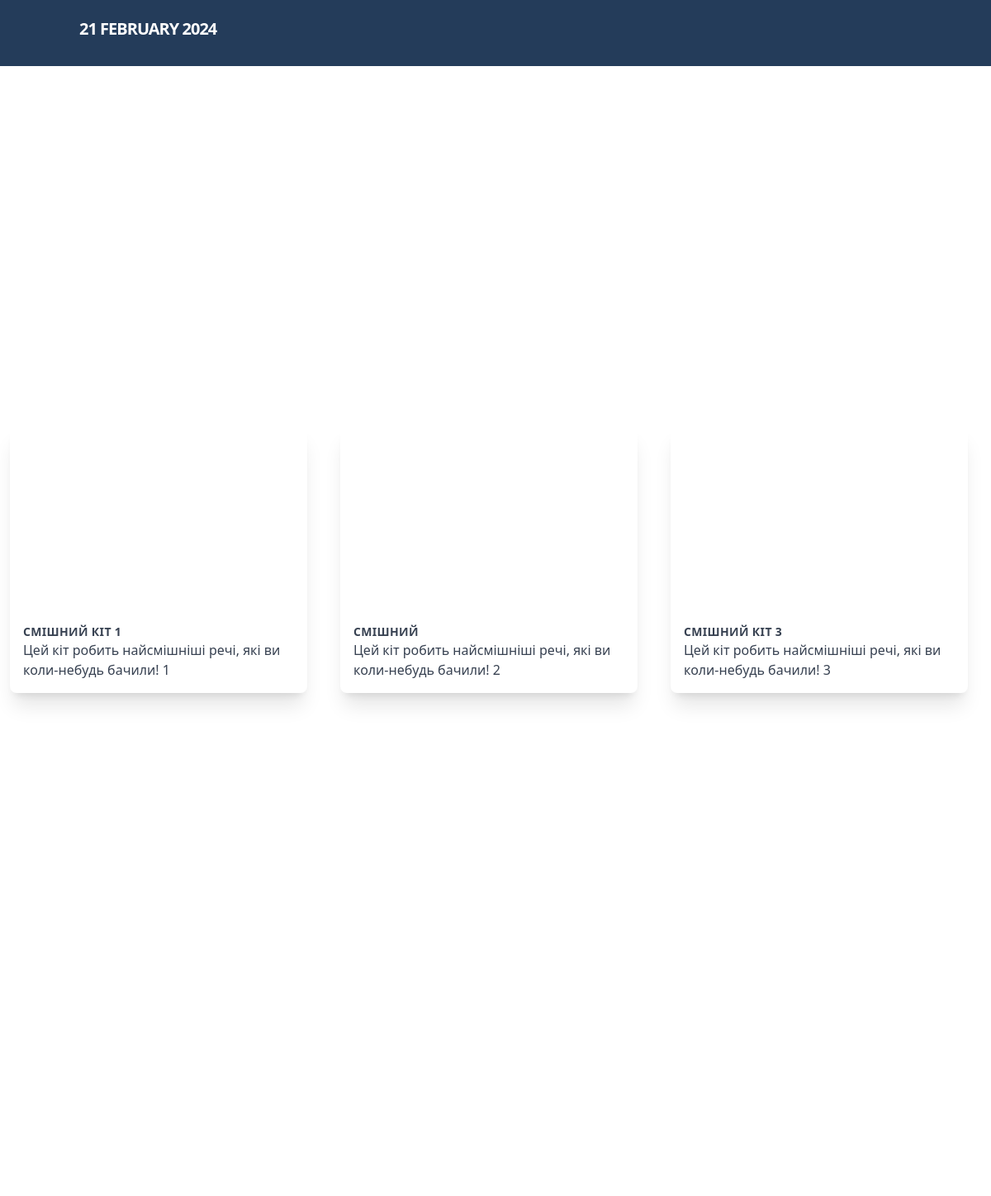
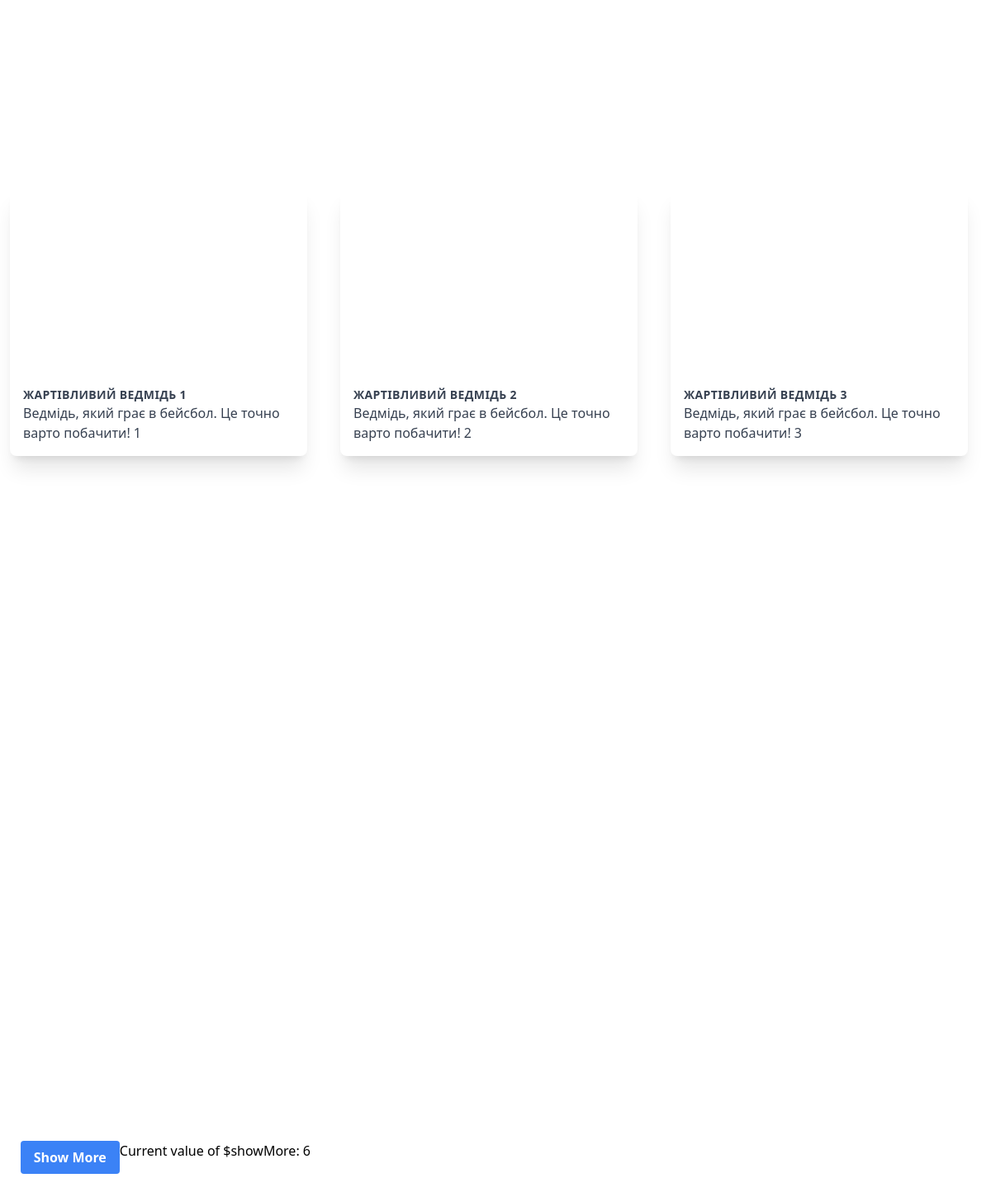
The page / on the database its author committed (2 pictures, top to bottom).
### tables this page shows
CREATE TABLE `news` (
  `id` int NOT NULL,
  `title` varchar(1000) NOT NULL,
  `description` varchar(1000) NOT NULL,
  `image_url` varchar(1000) NOT NULL
);

### logic.php (the view, shortened to what this page needs)
<?php
function current_year() {
    return date("j F  Y ");
}
?>
<?php
class House {
    public $title;
    public $description;
    public $image_url;
    public function __construct($title, $description,$image_url) {
        $this->title = $title;
        $this->description = $description;
        $this->image_url = $image_url;
    }
    public function renderHTML() {
        return '
        <div class="max-w-sm w-full py-6 px-3">
            <div class="bg-white shadow-xl rounded-lg overflow-hidden">
                <div class="bg-cover bg-center h-56 p-4" style="background-image: url(' . $this->image_url . ')">
                    <div class="flex justify-end">
                        <svg class="h-6 w-6 text-white fill-current" xmlns="http://www.w3.org/2000/svg" viewBox="0 0 24 24">
                            <path d="M12.76 3.76a6 6 0 0 1 8.48 8.48l-8.53 8.54a1 1 0 0 1-1.42 0l-8.53-8.54a6 6 0 0 1 8.48-8.48l.76.75.76-.75zm7.07 7.07a4 4 0 1 0-5.66-5.66l-1.46 1.47a1 1 0 0 1-1.42 0L9.83 5.17a4 4 0 1 0-5.66 5.66L12 18.66l7.83-7.83z"></path>
                        </svg>
                    </div>
                </div>
                <div class="p-4">
                    <p class="uppercase tracking-wide text-sm font-bold text-gray-700">' . $this->title . '</p>
                    <p class="text-gray-700">' . $this->description . '</p>
                </div>
            </div>
        </div>
        ';
    }
}
?>

### index.php (shortened to what this page needs)
<?php
include 'logic.php';
?>
<html>
<head>
  <script src="https://cdn.tailwindcss.com"></script>
</head>
<body class="subpixel-antialiased font-Montserrat ">
<nav class="sticky top-0 h-20 bg-[#243c5a] p-5 sm:px-24 xl:px-64">
  <div class="mx-auto flex justify-between items-center">
    <a href="#"
       class="uppercase text-white text-xl xl:text-3xl font-bold whitespace-no-wrap font-Montserrat leading-normal tracking-tighter"> <?php
$year = current_year();
echo  $year;
  ?></a>
  </div>
</nav>
<main>
  <section class="bg-white -mt-12 py-16">
    <div class="flex items-center justify-center min-h-screen grid lg:grid-cols-3 md:grid-cols-2 sm:grid-cols-1">
    <?php
$servername = "localhost";
$username = "root";
$password = "";
$dbname = "mkr";
$conn = new mysqli($servername, $username, $password, $dbname);
$showMore = isset($_GET['houses']) ? $_GET['houses'] : 6;
$sql = "SELECT * FROM news LIMIT $showMore";
$result = $conn->query($sql);
if ($result->num_rows > 0) {
    while ($row = $result->fetch_assoc()) {
        $house = new House(
            $row["title"],
            $row["description"],
            $row["image_url"]
        );
        echo $house->renderHTML();
    }
    $sql_count = "SELECT COUNT(*) as count FROM news";
    $result_count = $conn->query($sql_count);
    $row_count = $result_count->fetch_assoc();
    $total_houses = $row_count['count'];
    if ($showMore >= $total_houses) {
        echo "<div class=\"flex justify-end mt-4 mr-6\">";
        echo "<button class=\"bg-red-500 text-white font-bold py-2 px-4 rounded cursor-not-allowed\">No More Houses</button>";
        echo "</div>";
    } else {
        echo "<div class=\"flex justify-end mt-4 mr-6\">";
        echo "<a href=\"?houses=" . ($showMore + 6) . "\" class=\"bg-blue-500 hover:bg-blue-700 text-white font-bold py-2 px-4 rounded\">Show More</a>";
        echo "Current value of \$showMore: $showMore";
        echo "</div>";
    }
} else {
    echo "0 results";
}
?>
    </div>
  </section>
</main>
</body>
</html>

### rows shown on the page
news: title "СМІШНИЙ КІТ 1", description "Цей кіт робить найсмішніші речі, які ви коли-небудь бачили! 1"
news: title "СМІШНИЙ", description "Цей кіт робить найсмішніші речі, які ви коли-небудь бачили! 2"
news: title "СМІШНИЙ КІТ 3", description "Цей кіт робить найсмішніші речі, які ви коли-небудь бачили! 3"
news: title "ЖАРТІВЛИВИЙ ВЕДМІДЬ 1", description "Ведмідь, який грає в бейсбол. Це точно варто побачити! 1"
news: title "ЖАРТІВЛИВИЙ ВЕДМІДЬ 2", description "Ведмідь, який грає в бейсбол. Це точно варто побачити! 2"
news: title "ЖАРТІВЛИВИЙ ВЕДМІДЬ 3", description "Ведмідь, який грає в бейсбол. Це точно варто побачити! 3"

### other values the page prints
$year "21 FEBRUARY 2024"
$showMore "6"
